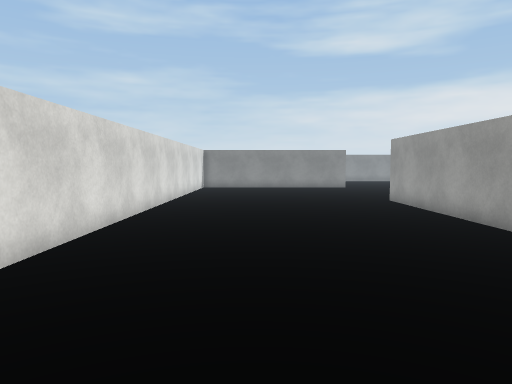
View 1 (above)

16 first-person views from a walk through a Unity game level. The camera is 1.4 m above the floor, tilts 4° down and sees 70° across. The floor is counted in squares, 1 m on a side. Each view is taken from the middle of a square. On the plan, view 1 faces up. The plan holds only what a view shows up to about 16 squares ahead; the rest is blank. The place goes on beyond the plan. Surface patterns are stand-ins for the level's own textures.

View 2
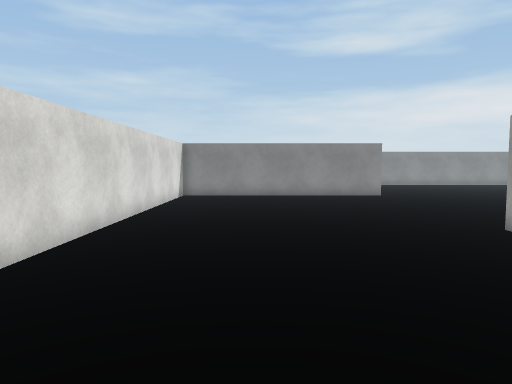

View 3
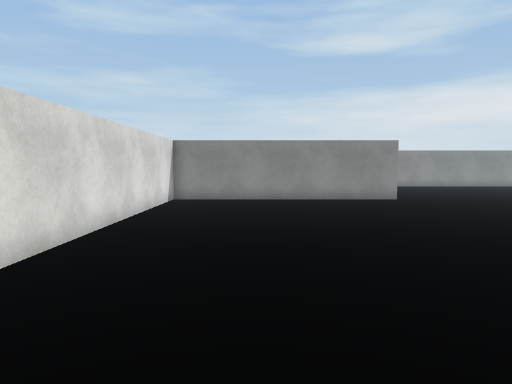

View 4
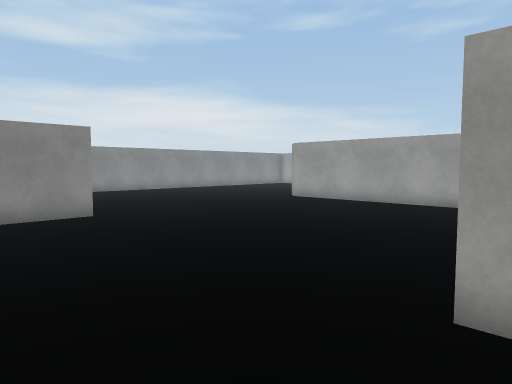

View 5
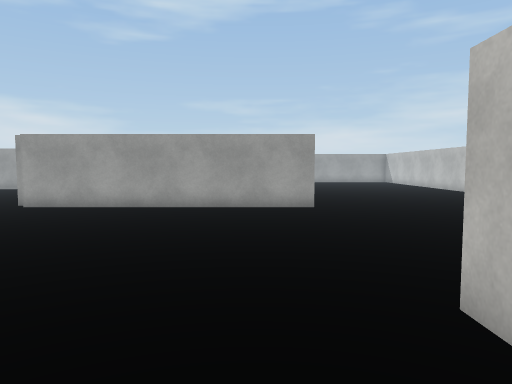

View 6
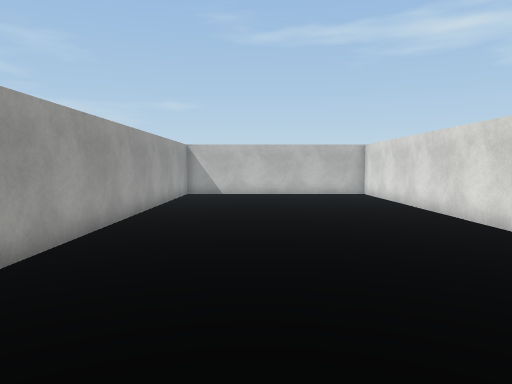

View 7
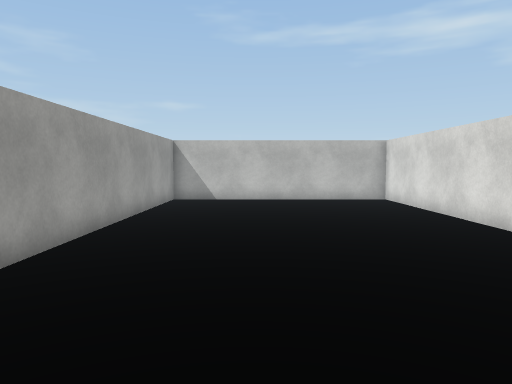

View 8
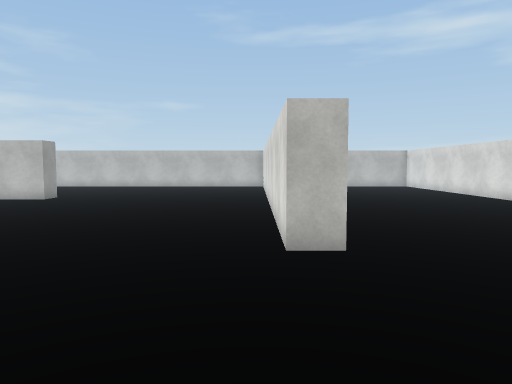

View 9
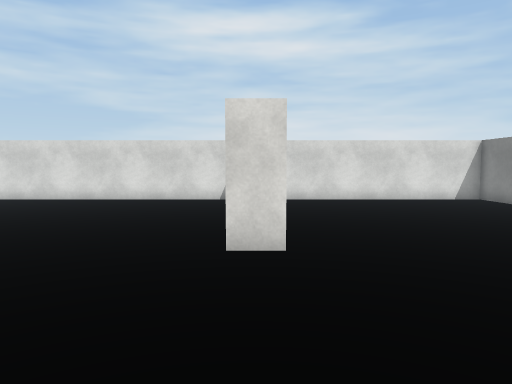

View 10
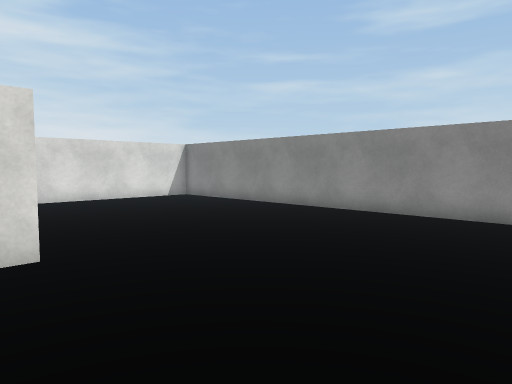

View 11
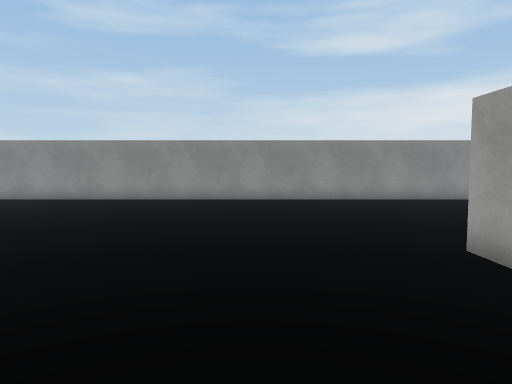

View 12
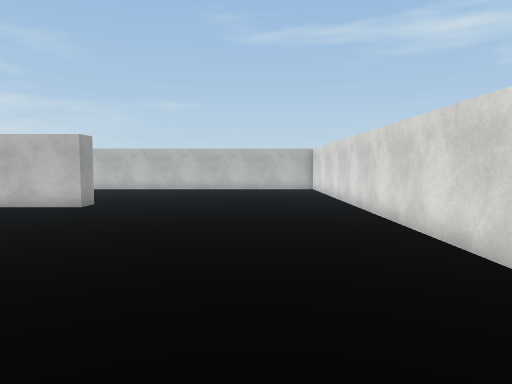

View 13
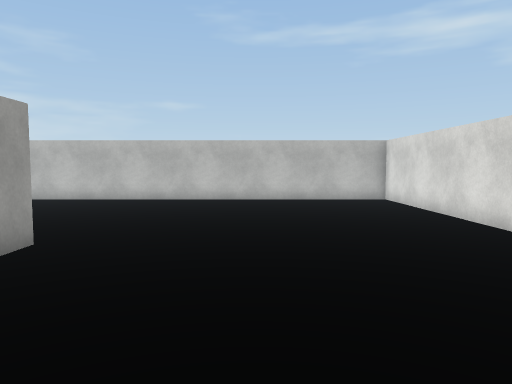

View 14
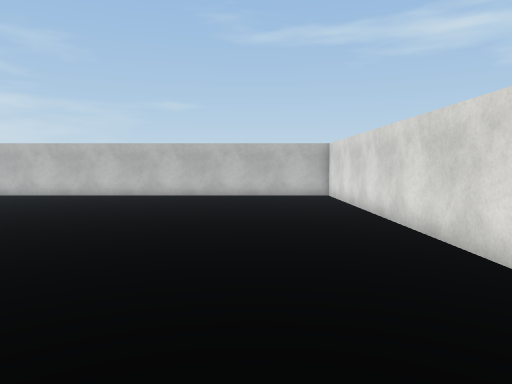

View 15
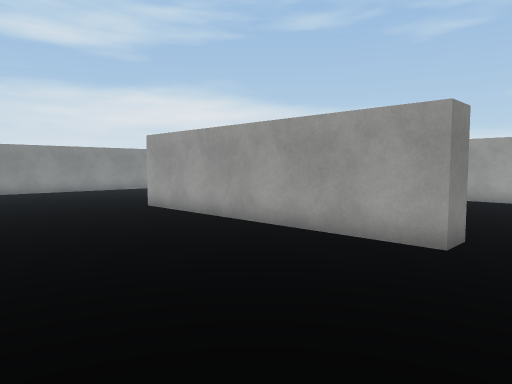

View 16
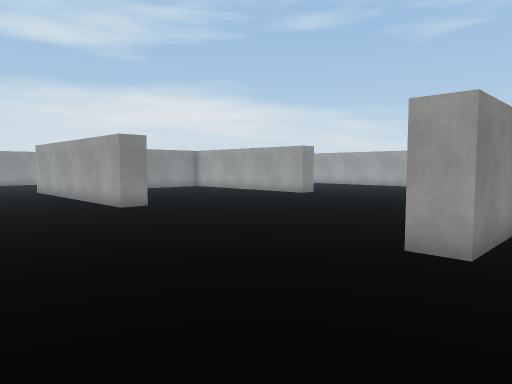

### Floor plan
Points are (right, up) in squares from view 1. A wall is a line through its corners. A room is listed if a view was taken in it or the views show most of it. See-through windows are left out.
Room 1 (views 1, 2, 3, 4, 5, 6, 7, 8, 9, 10, 11, 12, 13, 14, 15, 16)
walls: (16.6, 15) (15.5, 15) (15.5, 25); (6, 25.6) (6, 24.5) (-3.5, 24.5) (-3.5, -4.5) (5.5, -4.5) (5.5, 15) (6.5, 15) (6.5, -4.5) (20.5, -4.5); (18.6, 4.5) (16, 4.5) (16, 5.5) (18.9, 5.5); (20.5, 34.5) (-3.5, 34.5) (-3.5, 26.2)

Positions as (right, up) in squares from view 1, and headings:
1: (0, 0), facing up
2: (0, 7), facing up
3: (0, 9), facing up
4: (2, 14), facing up-right
5: (3, 17), facing right
6: (2, 14), facing down
7: (2, 11), facing down
8: (7, 21), facing down
9: (12, 25), facing left
10: (12, 24), facing up-left
11: (12, 19), facing up
12: (10, 18), facing down
13: (12, 11), facing down
14: (10, 13), facing down
15: (9, 13), facing up-right
16: (10, 3), facing up-right
